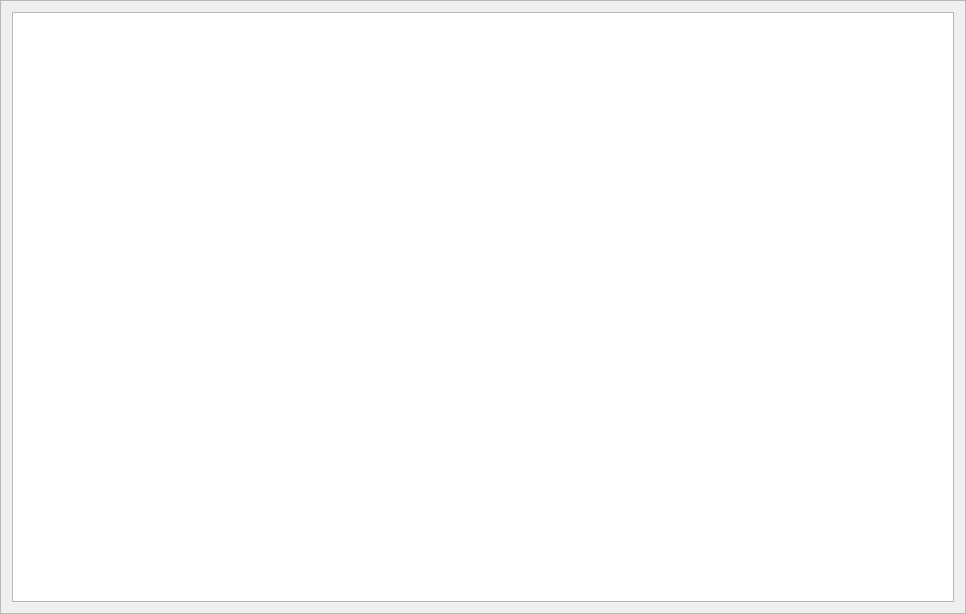
<?xml version="1.0" encoding="UTF-8"?>
<ui version="4.0">
 <class>PeerFrame</class>
 <widget class="QFrame" name="PeerFrame">
  <property name="geometry">
   <rect>
    <x>0</x>
    <y>0</y>
    <width>966</width>
    <height>614</height>
   </rect>
  </property>
  <property name="windowTitle">
   <string>Frame</string>
  </property>
  <property name="frameShape">
   <enum>QFrame::StyledPanel</enum>
  </property>
  <property name="frameShadow">
   <enum>QFrame::Raised</enum>
  </property>
  <layout class="QGridLayout" name="gridLayout">
   <item row="0" column="0">
    <widget class="QTreeView" name="m_peerView">
     <property name="sizeAdjustPolicy">
      <enum>QAbstractScrollArea::AdjustIgnored</enum>
     </property>
     <property name="editTriggers">
      <set>QAbstractItemView::AnyKeyPressed|QAbstractItemView::CurrentChanged|QAbstractItemView::EditKeyPressed|QAbstractItemView::SelectedClicked</set>
     </property>
     <property name="alternatingRowColors">
      <bool>true</bool>
     </property>
     <property name="rootIsDecorated">
      <bool>false</bool>
     </property>
     <property name="uniformRowHeights">
      <bool>true</bool>
     </property>
     <property name="itemsExpandable">
      <bool>false</bool>
     </property>
     <property name="sortingEnabled">
      <bool>false</bool>
     </property>
     <attribute name="headerCascadingSectionResizes">
      <bool>true</bool>
     </attribute>
     <attribute name="headerShowSortIndicator" stdset="0">
      <bool>false</bool>
     </attribute>
    </widget>
   </item>
  </layout>
 </widget>
 <resources>
  <include location="../../resources.qrc"/>
 </resources>
 <connections>
  <connection>
   <sender>m_peerView</sender>
   <signal>customContextMenuRequested(QPoint)</signal>
   <receiver>PeerFrame</receiver>
   <slot>on_customContextMenuRequested(QPoint)</slot>
   <hints>
    <hint type="sourcelabel">
     <x>482</x>
     <y>291</y>
    </hint>
    <hint type="destinationlabel">
     <x>482</x>
     <y>306</y>
    </hint>
   </hints>
  </connection>
 </connections>
 <slots>
  <slot>showBlockChainDetails(QModelIndex)</slot>
  <slot>on_customContextMenuRequested(QPoint)</slot>
 </slots>
</ui>
